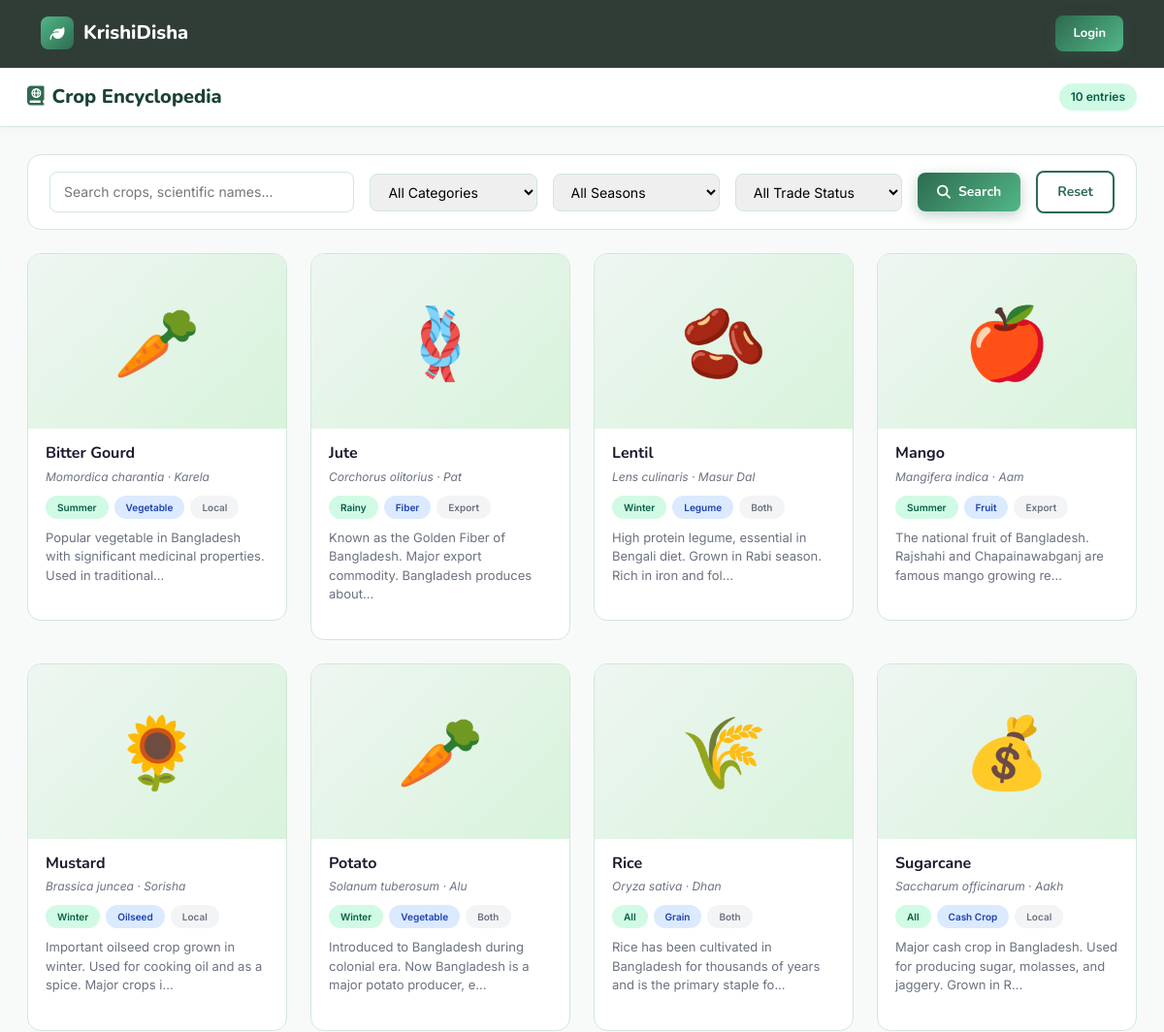
Before: /modules/encyclopedia.php (upper part) with the older database file.
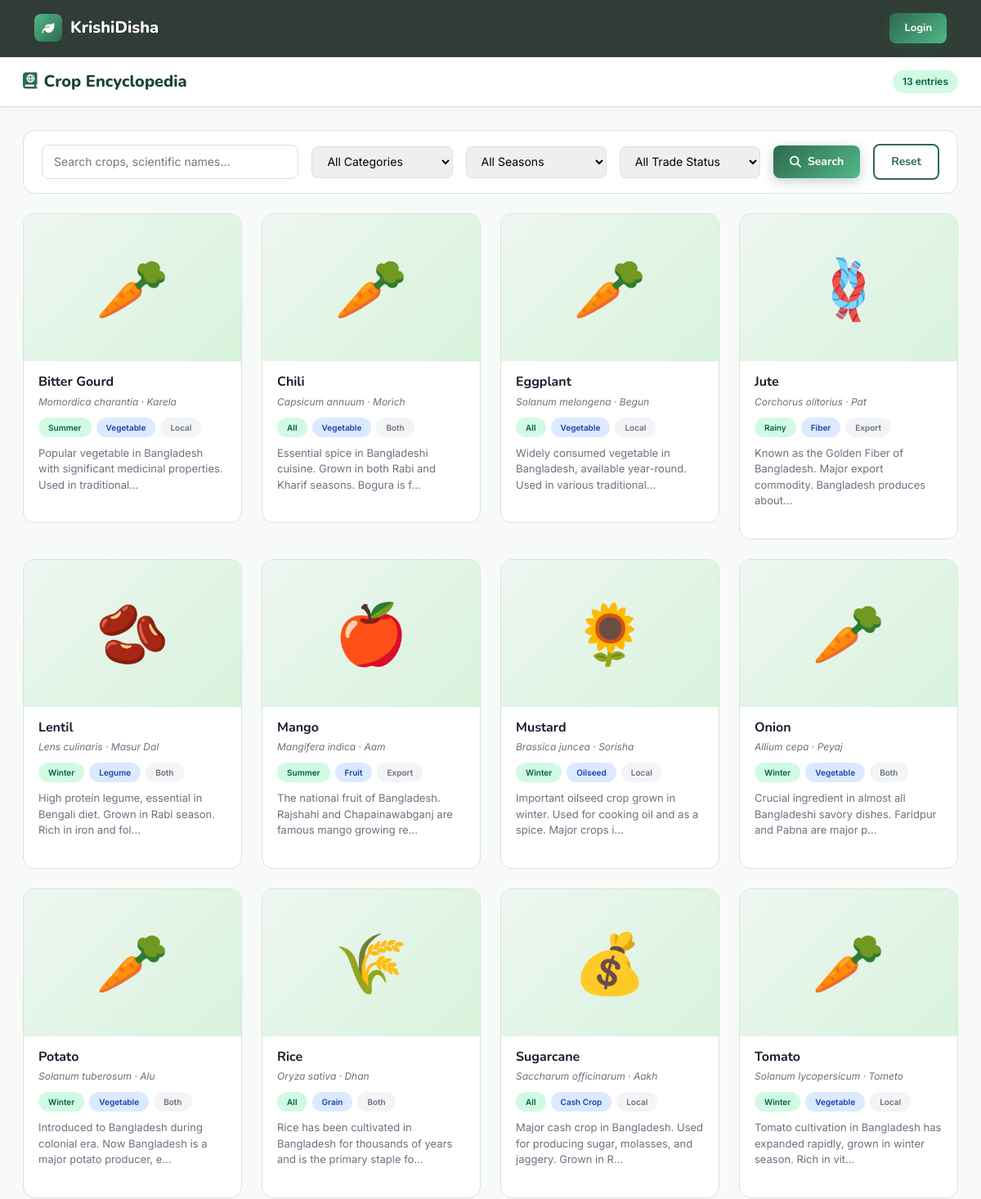
After: the same page with the newer database file.
### tables this page shows
CREATE TABLE CROP (
    id INT AUTO_INCREMENT PRIMARY KEY,
    name VARCHAR(150) NOT NULL,
    scientific_name VARCHAR(200),
    local_name VARCHAR(150),
    origin VARCHAR(200),
    history TEXT,
    image VARCHAR(255) DEFAULT 'assets/images/crops/default.jpg',
    trade_status ENUM('local','export','both') DEFAULT 'local',
    season ENUM('summer','winter','rainy','all') DEFAULT 'all',
    category VARCHAR(100),
    created_at TIMESTAMP DEFAULT CURRENT_TIMESTAMP
);

### includes/auth_check.php (called while the page is built, shortened)
<?php
function isLoggedIn(): bool {
    return isset($_SESSION['user_id']);
}

### modules/encyclopedia.php (the view, shortened to what this page needs)
<?php
require_once __DIR__ . '/../includes/auth_check.php';
require_once __DIR__ . '/../config/db.php';
$search   = trim($_GET['q'] ?? '');
$where = ['1=1']; $params = [];
$stmt = $pdo->prepare("SELECT * FROM CROP WHERE " . implode(' AND ', $where) . " ORDER BY name ASC");
$stmt->execute($params);
$crops = $stmt->fetchAll();
?>
<?php include __DIR__ . '/../includes/header.php'; ?>
<?php if (isLoggedIn()): ?>
<div class="layout-wrapper">
<?php include __DIR__ . '/../includes/sidebar.php'; ?>
<div class="main-content">
<?php else: ?>
<nav class="kd-navbar">
    <div class="container">
        <div class="d-flex align-items-center justify-content-between">
            <a href="/KrishiDisha/index.php" class="navbar-brand" style="display:flex;align-items:center;gap:10px;font-family:'Nunito',sans-serif;font-size:20px;font-weight:800;color:#fff;">
                <div style="width:34px;height:34px;background:linear-gradient(135deg,#52b788,#2d6a4f);border-radius:8px;display:flex;align-items:center;justify-content:center;"><i class="fa-solid fa-leaf" style="color:#fff;font-size:15px;"></i></div>KrishiDisha
            </a>
            <a href="/KrishiDisha/auth/login.php" class="btn-kd btn-kd-primary" style="padding:8px 18px; font-size:13px;">Login</a>
        </div>
    </div>
</nav>
<div style="padding-top:70px;">
<?php endif; ?>
<div class="topbar">
    <div class="d-flex align-items-center gap-3">
        <div class="topbar-title"><i class="fa-solid fa-book-atlas me-2" style="color:var(--primary);"></i>Crop Encyclopedia</div>
    </div>
    <div class="topbar-actions">
        <span class="badge-kd badge-success"><?= count($crops) ?> entries</span>
    </div>
</div>
<div class="page-body">
    <form class="filter-bar" method="GET">
        <input type="text" name="q" placeholder="Search crops, scientific names..." value="<?= htmlspecialchars($search) ?>" style="flex:2;">
        <select name="category">
            <option value="">All Categories</option>
        </select>
        <select name="season">
            <option value="">All Seasons</option>
        </select>
        <select name="trade">
            <option value="">All Trade Status</option>
        </select>
        <button type="submit" class="btn-kd btn-kd-primary"><i class="fa-solid fa-search"></i> Search</button>
        <a href="encyclopedia.php" class="btn-kd btn-kd-outline">Reset</a>
    </form>
    <?php if (empty($crops)): ?>
    <div class="card-kd"><div class="card-body-kd text-center py-5"><div style="font-size:64px;">🌾</div><h4 style="color:var(--text-muted);">No crops found</h4><p style="color:var(--text-muted);">Try adjusting your search or filters.</p></div></div>
    <?php else: ?>
    <div class="row g-4">
        <?php foreach ($crops as $crop): ?>
        <div class="col-md-6 col-lg-4 col-xl-3">
            <a href="encyclopedia.php?detail=<?= $crop['id'] ?>" style="display:block; text-decoration:none;">
                <div class="crop-card">
                    <div style="height:180px; background:linear-gradient(135deg, var(--surface3), var(--accent3)); display:flex; align-items:center; justify-content:center; font-size:72px;">
                        <?php
                        $icons = ['Grain'=>'🌾','Vegetable'=>'🥕','Fruit'=>'🍎','Fiber'=>'🪢','Oilseed'=>'🌻','Legume'=>'🫘','Cash Crop'=>'💰'];
                        echo $icons[$crop['category']] ?? '🌱';
                        ?>
                    </div>
                    <div class="crop-card-body">
                        <h5><?= htmlspecialchars($crop['name']) ?></h5>
                        <div class="scientific"><?= htmlspecialchars($crop['scientific_name'] ?? '') ?> · <?= htmlspecialchars($crop['local_name'] ?? '') ?></div>
                        <div style="display:flex; gap:6px; flex-wrap:wrap; margin-bottom:10px;">
                            <span class="badge-kd badge-success" style="font-size:10px;"><?= ucfirst($crop['season']) ?></span>
                            <span class="badge-kd badge-info" style="font-size:10px;"><?= $crop['category'] ?></span>
                            <span class="badge-kd badge-muted" style="font-size:10px;"><?= ucfirst($crop['trade_status']) ?></span>
                        </div>
                        <p><?= mb_substr(strip_tags($crop['history'] ?? ''), 0, 90) ?>...</p>
                    </div>
                </div>
            </a>
        </div>
        <?php endforeach; ?>
    </div>
    <?php endif; ?>
</div>
<?php if (isLoggedIn()): ?>
</div></div>
<?php else: ?>
</div>
<?php endif; ?>
<?php include __DIR__ . '/../includes/footer.php'; ?>

Changed rows visible on the page:
added crop: category "🥕", name "Chili", scientific_name "Capsicum annuum", local_name "Morich", season "All", category "Vegetable", trade_status "Both", history "Essential spice in Bangladeshi cuisine. Grown in both Rabi and Kharif seasons. Bogura is f"
added crop: category "🥕", name "Eggplant", scientific_name "Solanum melongena", local_name "Begun", season "All", category "Vegetable", trade_status "Local", history "Widely consumed vegetable in Bangladesh, available year-round. Used in various traditional"
added crop: category "🥕", name "Onion", scientific_name "Allium cepa", local_name "Peyaj", season "Winter", category "Vegetable", trade_status "Both", history "Crucial ingredient in almost all Bangladeshi savory dishes. Faridpur and Pabna are major p"
now on this page (row unchanged): crop: category "🥕", name "Tomato", scientific_name "Solanum lycopersicum", local_name "Tometo", season "Winter", category "Vegetable", trade_status "Local", history "Tomato cultivation in Bangladesh has expanded rapidly, grown in winter season. Rich in vit"
Other visible differences:
count($crops): "10" → "13"
